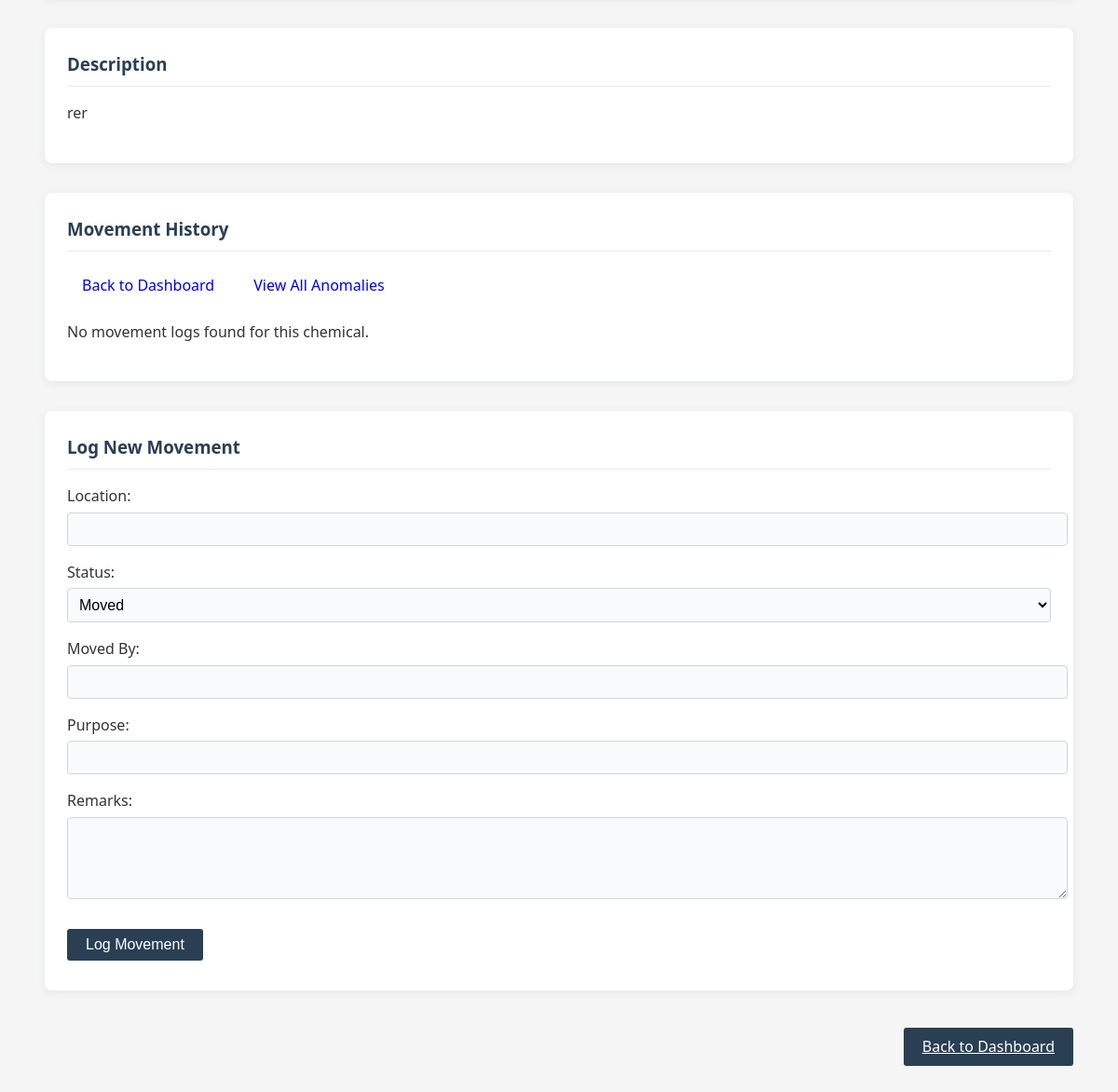
Page /chemical/8 (signed in, lower part) on the earlier database version.
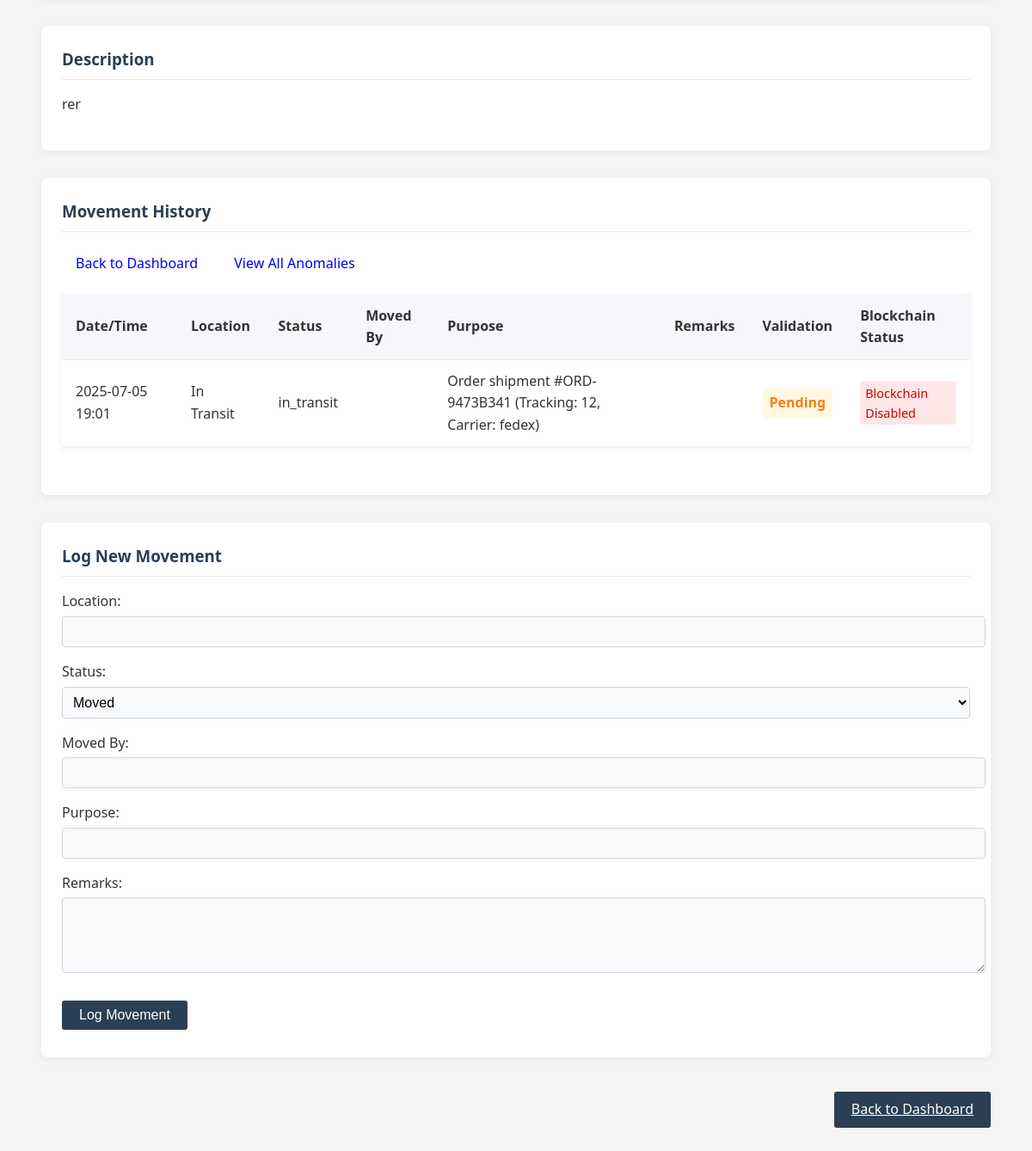
Same page on the later database version.
### app/models.py (models this page shows, shortened)
class MovementLog(db.Model):
    id = db.Column(db.Integer, primary_key=True)
    tag_id = db.Column(db.String(120), nullable=False)
    location = db.Column(db.String(120), nullable=False)
    timestamp = db.Column(db.DateTime, nullable=False)
    purpose = db.Column(db.String(200), nullable=True)
    status = db.Column(db.String(50), nullable=True)
    remarks = db.Column(db.Text, nullable=True)
    validation_status = db.Column(db.String(20), nullable=False, default='pending')  # Values: 'verified', 'suspicious', 'pending'
    blockchain_recorded = db.Column(db.Boolean, default=False)  # Track if this was recorded on the blockchain
    source_location = db.Column(db.String(120), nullable=True)  # Where the chemical was moved from
    quantity_moved = db.Column(db.Float, nullable=True)  # How much was moved (if partial)
    rfid_device_id = db.Column(db.Integer, db.ForeignKey('rfid_device.id'), nullable=True)  # If logged via hardware
    moved_by_user_id = db.Column(db.Integer, db.ForeignKey('user.id'), nullable=False)
    source_org_id = db.Column(db.Integer, db.ForeignKey('organization.id'), nullable=False)
    destination_org_id = db.Column(db.Integer, db.ForeignKey('organization.id'), nullable=False)
    chemical_id = db.Column(db.Integer, db.ForeignKey('chemical.id'), nullable=False)
    moved_by_user = db.relationship('User', backref='movement_logs')
    source_org = db.relationship('Organization', foreign_keys=[source_org_id], backref='outgoing_movements')
    destination_org = db.relationship('Organization', foreign_keys=[destination_org_id], backref='incoming_movements')
    chemical = db.relationship('Chemical', backref='movement_logs')
    rfid_device = db.relationship('RFIDDevice', backref='movement_logs')

### app/routes/dashboard.py (the view, shortened to what this page needs)
@dashboard_bp.route('/chemical/<int:chemical_id>')
@login_required
def chemical_detail(chemical_id):
    chemical = Chemical.query.get_or_404(chemical_id)
    movement_logs = MovementLog.query.filter_by(tag_id=chemical.rfid_tag).order_by(MovementLog.timestamp.desc()).all()
    anomalies = BlockchainAnomaly.query.filter_by(chemical_id=chemical.id).order_by(BlockchainAnomaly.detected_at.desc()).all()
    return render_template('chemical_detail.html',
                          chemical=chemical,
                          logs=movement_logs,
                          anomalies=anomalies)

### app/templates/chemical_detail.html (shortened to what this page needs)
{% extends "base.html" %}
{% block content %}
<div class="chemical-detail">
    {% if chemical.description %}
    <div class="detail-section">
        <h3>Description</h3>
        <p>{{ chemical.description }}</p>
    </div>
    {% endif %}
    <div class="detail-section">
        <h3>Movement History</h3>
        <div class="detail-actions">
            <a href="{{ url_for('dashboard_bp.dashboard') }}" class="btn btn-secondary">Back to Dashboard</a>
            {% if current_user.is_admin %}
            <a href="{{ url_for('admin_bp.anomalies') }}" class="btn btn-warning">View All Anomalies</a>
            {% endif %}
        </div>
        {% if logs %}
        <table>
            <tr>
                <th>Date/Time</th>
                <th>Location</th>
                <th>Status</th>
                <th>Moved By</th>
                <th>Purpose</th>
                <th>Remarks</th>
                <th>Validation</th>
                <th>Blockchain Status</th>
            </tr>
            {% for log in logs %}
            <tr class="{{ 'suspicious-movement' if log.validation_status == 'suspicious' else '' }}">
                <td>{{ log.timestamp.strftime('%Y-%m-%d %H:%M') }}</td>
                <td>{{ log.location }}</td>
                <td>{{ log.status if log.status else '' }}</td>
                <td>{{ log.moved_by if log.moved_by else '' }}</td>
                <td>{{ log.purpose if log.purpose else '' }}</td>
                <td>{{ log.remarks if log.remarks else '' }}</td>
                <td>
                    <span class="validation-status {{ log.validation_status }}">
                        {{ log.validation_status | title }}
                    </span>
                </td>
                <td>
                    <div class="blockchain-status" id="verification-{{ loop.index }}" data-validation-status="{{ log.validation_status }}">
                        {% if log.validation_status == 'suspicious' %}
                            <span class="status-text not-verified">Not Recorded</span>
                            <div class="status-details">
                                <p>Movement flagged as suspicious - not recorded on blockchain</p>
                            </div>
                        {% else %}
                            <span class="status-text">Checking...</span>
                        {% endif %}
                    </div>
                </td>
            </tr>
            {% endfor %}
        </table>
        {% else %}
        <p>No movement logs found for this chemical.</p>
        {% endif %}
    </div>
    <div class="detail-section">
        <h3>Log New Movement</h3>
        <form method="POST" action="{{ url_for('main.log_event') }}" id="movementForm">
            <div class="form-row">
                <label for="location">Location:</label>
                <input type="text" id="location" name="location" required>
            </div>
            <div class="form-row">
                <label for="status">Status:</label>
                <select id="status" name="status">
                    <option value="Moved">Moved</option>
                </select>
            </div>
            <div class="form-row">
                <label for="moved_by">Moved By:</label>
                <input type="text" id="moved_by" name="moved_by">
            </div>
            <div class="form-row">
                <label for="purpose">Purpose:</label>
                <input type="text" id="purpose" name="purpose">
            </div>
            <div class="form-row">
                <label for="remarks">Remarks:</label>
                <textarea id="remarks" name="remarks"></textarea>
            </div>
            <button type="submit" class="button">Log Movement</button>
        </form>
    </div>
    <div class="actions">
        <a href="{{ url_for('dashboard_bp.dashboard') }}" class="button">Back to Dashboard</a>
    </div>
</div>
{% endblock %}

Differences in the rows shown:
added MovementLog: timestamp "2025-07-05 19:01", location "In Transit", status "in_transit", purpose "Order shipment #ORD-9473B341 (Tracking: 12, Carrier: fedex)", validation_status "Pending", shows "Blockchain Disabled"
Other differences:
text no longer shown: "No movement logs found for this chemical."
text now shown: "Date/Time Location Status Moved By Purpose Remarks Validation Blockchain Status"
